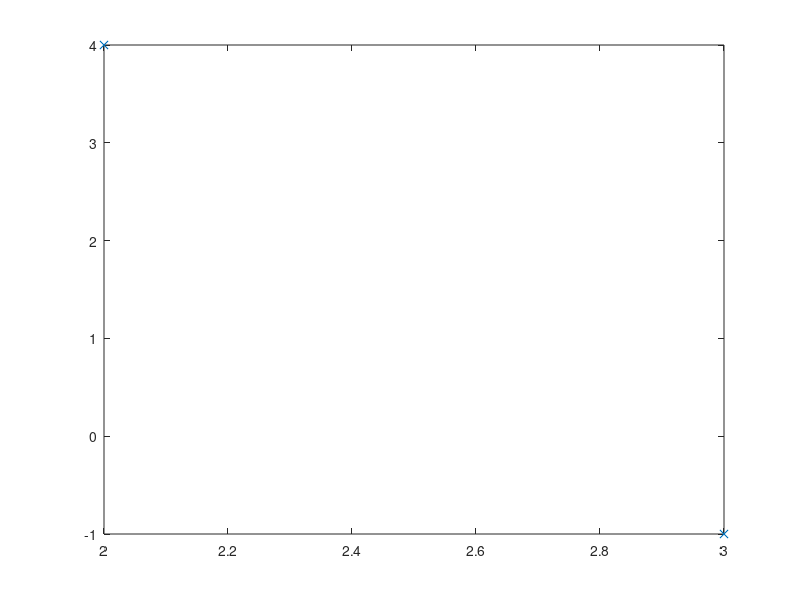

This figure's MATLAB source: (Note: this script raises an error after producing the figure.)
%??????????????????MATLAB????????????????????ag801
% ????????????????
% ??????????????????  ?????? ?????????? 2005??10??
%

u=[2;4]; v=[3;-1];
plot([2,3],[4,-1],'x');hold on
drawvec( u );hold on			% drawvec??ATLAST??????????
drawvec(v,'g');hold off
grid on
set(gcf,'color','w')
